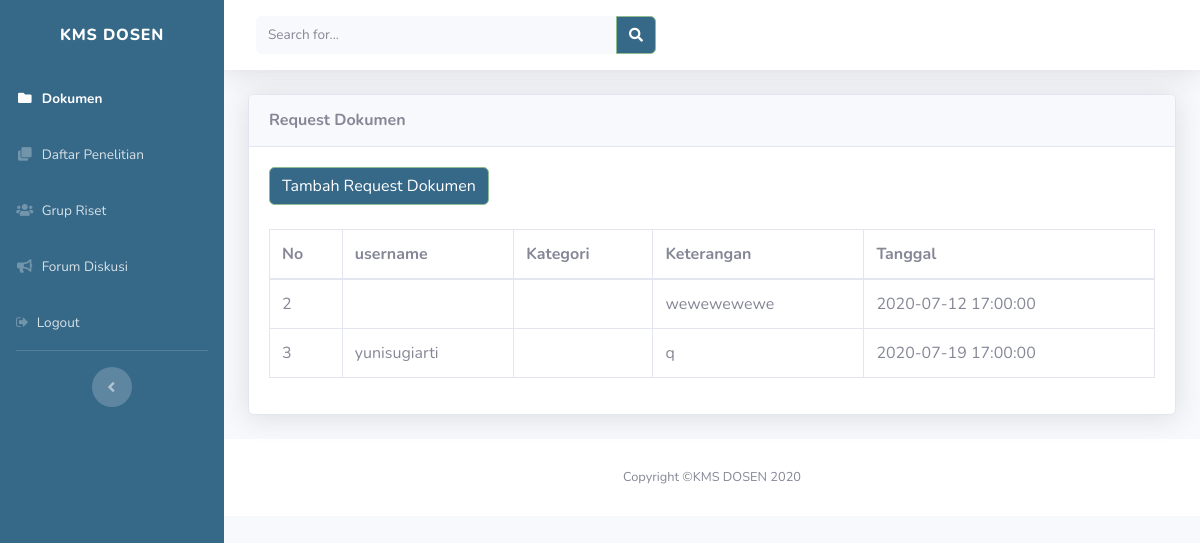
Page /dosen/dokumen/req_dokumen.php on the committed database.
### tables this page shows
CREATE TABLE `request_dokumen` (
  `id` bigint(20) UNSIGNED NOT NULL,
  `judul_request` varchar(50) NOT NULL,
  `deskripsi_request` varchar(250) NOT NULL,
  `tgl_pembuatan` timestamp NOT NULL DEFAULT current_timestamp() ON UPDATE current_timestamp(),
  `username` varchar(50) NOT NULL
);

### dosen/dokumen/req_dokumen.php (the view, shortened to what this page needs)
<!DOCTYPE html>
<html lang="en">
<head>
   <?php include('header.php')?>
</head>
<body id="page-top">
  <div id="wrapper">
   <?php include('sidebar.php') ?>
    <div id="content-wrapper" class="d-flex flex-column">
      <div id="content">
        <?php include('../topbar.php') ?>
        <div class="container-fluid">
          <div class="card shadow mb-4">
            <div class="card-header py-3">
              <h6 class="m-0 font-weight-bold text-primary">Request Dokumen</h6>
            </div>
            <div class="card-body">
              <a href=add_req_dokumen.php class="btn btn-primary" role="button" data-toggle="modal" >
                    <span class="text">Tambah Request Dokumen</span>
                  </a>
                  <br>
                  <br>
              <div class="table-responsive">
                <table class="table table-bordered" id="dataTable" width="100%" cellspacing="0">
                  <thead>
                    <tr>
                      <th>No</th>
                      <th>username</th>
                      <th>Kategori</th>
                      <th>Keterangan</th>
                      <th>Tanggal</th>
                    </tr>
                  </thead>
                  <tbody>
                    <?php
                      include "../../include/config.php";
                      $baca = mysqli_query($koneksi, "SELECT * FROM request_dokumen");
                      while( $tampil = mysqli_fetch_array($baca))
                      {
                     ?>
                    <tr>
                      <td><?php echo $tampil['id'] ; ?></td>
                      <td><?php echo $tampil['username'] ; ?></td>
                      <td><?php echo $tampil['kategori'] ; ?></td>
                      <td><?php echo $tampil['deskripsi_request'] ; ?></td>
                      <td><?php echo $tampil['tgl_pembuatan'] ; ?></td>
                     </tr>
                    <?php
                  }
                  ?>
                  </tbody>
                </table>
              </div>
            </div>
          </div>
        </div>
      <footer class="sticky-footer bg-white">
        <div class="container my-auto">
          <div class="copyright text-center my-auto">
            <span>Copyright &copy;KMS DOSEN 2020</span>
          </div>
        </div>
      </footer>
    </div>
  </div>
</body>
</html>

### rows in the picture
request_dokumen: id "2", deskripsi_request "wewewewewe", tgl_pembuatan "2020-07-12 17:00:00"
request_dokumen: id "3", username "yunisugiarti", deskripsi_request "q", tgl_pembuatan "2020-07-19 17:00:00"
